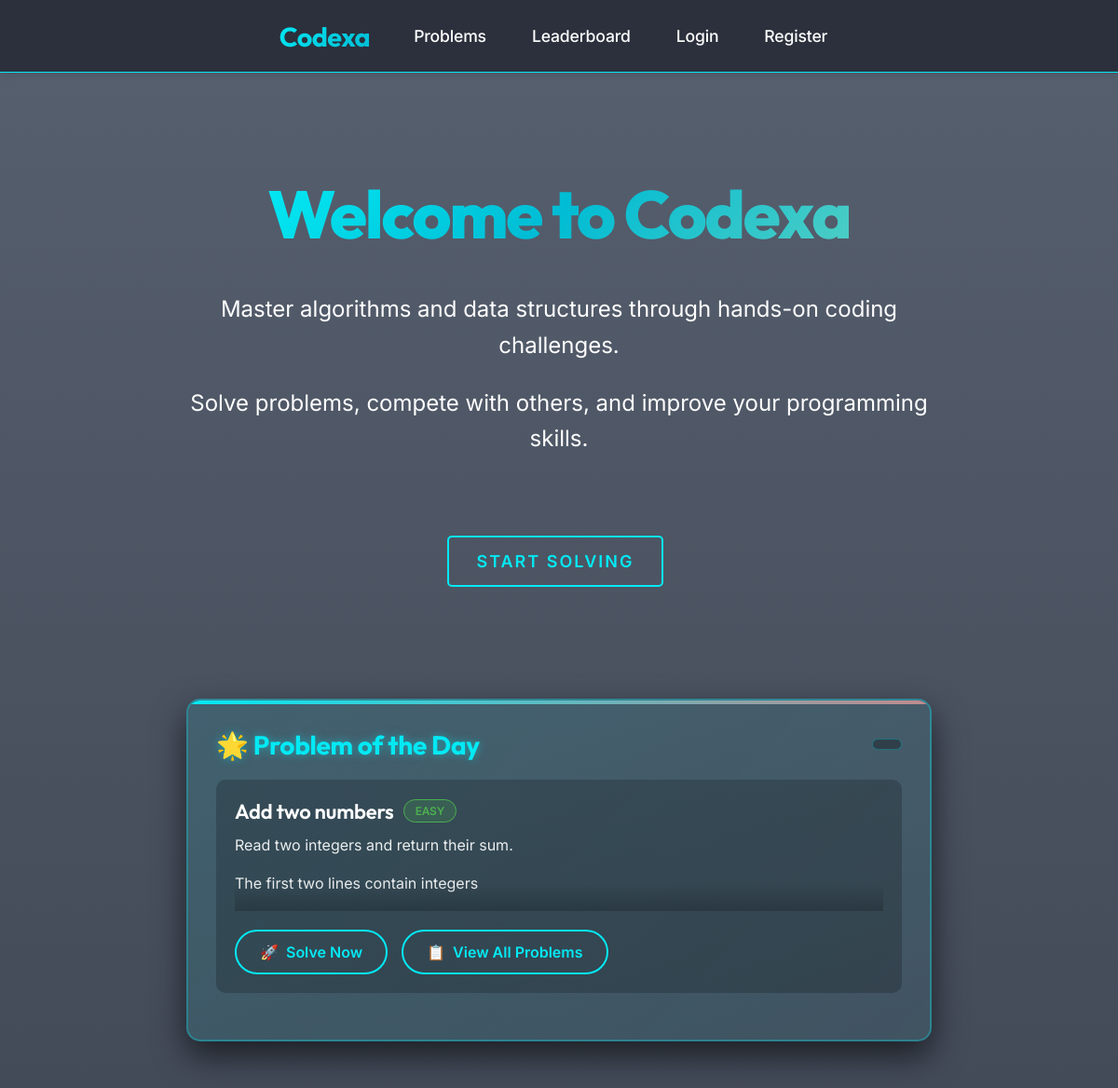
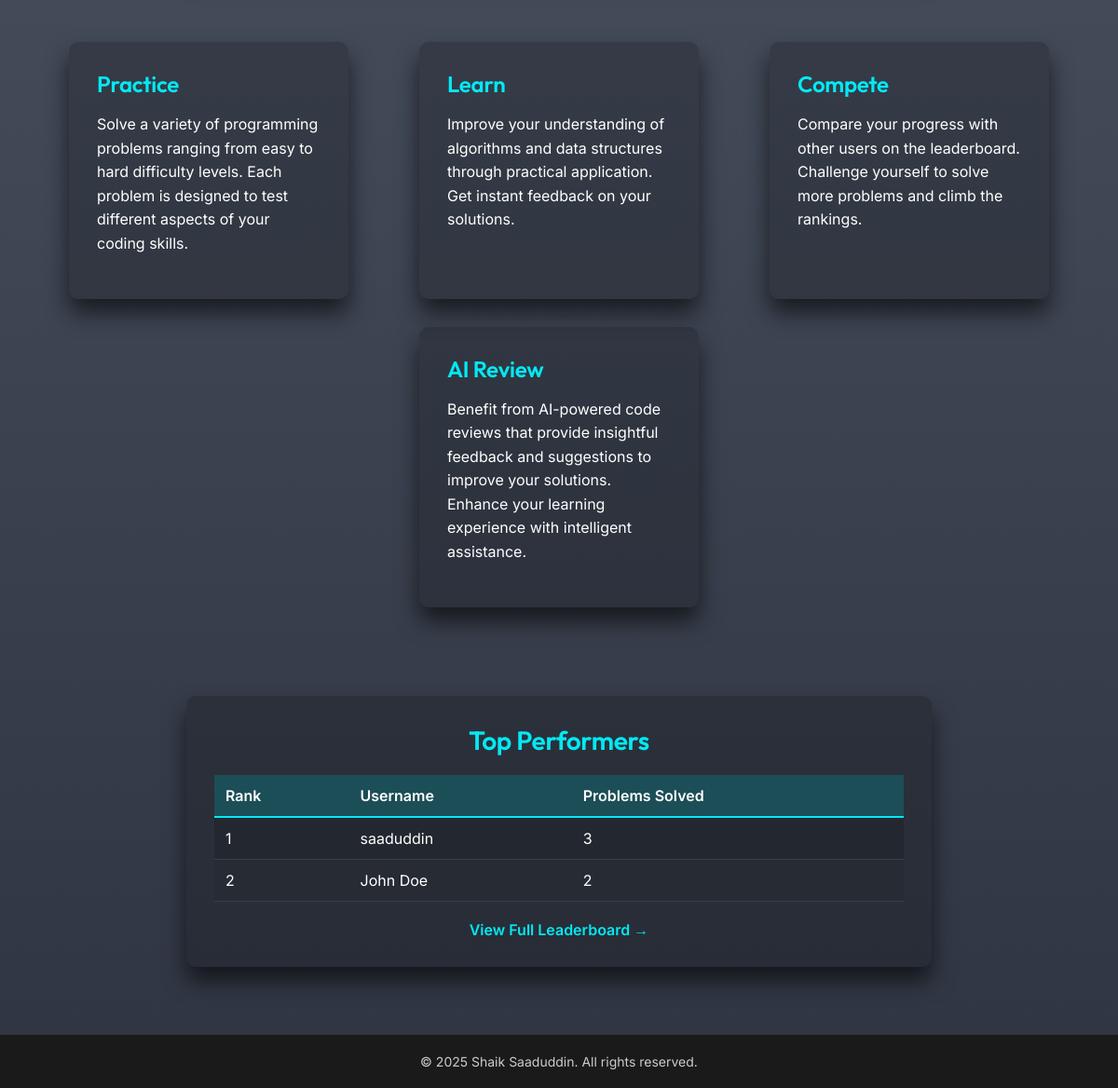
The app's page /problems/ with its own data (2 pictures, top to bottom).
### problems/models.py (models this page shows, shortened)
class Problem(models.Model):
    title = models.CharField(max_length=200)
    description = models.TextField()
    difficulty = models.CharField(max_length=50)
    sample_input = models.TextField(null=True, blank=True)
    sample_output = models.TextField(null=True, blank=True)

### problems/views.py (the view)
# urls.py: path('', views.home_page, name='home-page'),
def home_page(request):
    top_users = User.objects.annotate(
        solved_count=Count(
            'submissions__problem',
            filter=Q(submissions__is_correct=True),
            distinct=True
        )
    ).order_by('-solved_count')[:5]
    problem_of_the_day = get_problem_of_the_day()
    user_solved_potd = False
    if request.user.is_authenticated and problem_of_the_day:
        user_solved_potd = CodeSubmission.objects.filter(
            user=request.user,
            problem=problem_of_the_day,
            is_correct=True
        ).exists()
    return render(request, 'homepage.html', {
        'top_users': top_users,
        'problem_of_the_day': problem_of_the_day,
        'user_solved_potd': user_solved_potd
    })

### problems/views.py (called while the page is built)
def get_problem_of_the_day():
    problems = Problem.objects.all()
    if not problems.exists():
        return None
    today = date.today()
    seed = today.year * 10000 + today.month * 100 + today.day
    random.seed(seed)
    problem_index = random.randint(0, problems.count() - 1)
    return problems[problem_index]

### problems/templates/homepage.html (shortened to what this page needs)
{% extends "base.html" %}
{% load static %}
{% block extra_css %}
<link rel="stylesheet" href="{% static 'homepage.css' %}">
{% endblock %}
{% block content %}
<div class="hero-section">
    <h1 class="title">Welcome to Codexa</h1>
    <div class="subtitle">
        <p>Master algorithms and data structures through hands-on coding challenges.</p>
        <p>Solve problems, compete with others, and improve your programming skills.</p>
    </div>
    <a href="{% url 'problem-list' %}" class="btn">Start Solving</a>
</div>
<div class="problem-of-the-day">
    <div class="potd-header">
        <h2 class="potd-title">🌟 Problem of the Day</h2>
        <div class="potd-date">{{ "now"|date:"F j, Y" }}</div>
    </div>
    {% if problem_of_the_day %}
        <div class="potd-problem">
            <div class="potd-problem-title">
                {{ problem_of_the_day.title }}
                <span class="difficulty-badge difficulty-{{ problem_of_the_day.difficulty|lower }}">
                    {{ problem_of_the_day.difficulty }}
                </span>
            </div>
            <div class="potd-description">
                {{ problem_of_the_day.description|truncatewords:30|safe }}
            </div>
            <div class="potd-actions">
                {% if user_solved_potd %}
                    <div class="solved-indicator">
                        <span>✅</span>
                        <span>Already Solved!</span>
                    </div>
                    <a href="{% url 'problem-detail' problem_of_the_day.id %}" class="potd-btn solved">
                        <span>🔄</span>
                        Solve Again
                    </a>
                {% else %}
                    <a href="{% url 'problem-detail' problem_of_the_day.id %}" class="potd-btn">
                        <span>🚀</span>
                        Solve Now
                    </a>
                {% endif %}
                <a href="{% url 'problem-list' %}" class="potd-btn">
                    <span>📋</span>
                    View All Problems
                </a>
            </div>
        </div>
    {% else %}
        <div class="no-problem-message">
            <p>No problems available yet. Check back later!</p>
        </div>
    {% endif %}
</div>
<div class="features-section">
    <div class="feature-card">
        <h2 class="feature-title">Practice</h2>
        <p class="feature-description">
            Solve a variety of programming problems ranging from easy to hard difficulty levels.
            Each problem is designed to test different aspects of your coding skills.
        </p>
    </div>
    <div class="feature-card">
        <h2 class="feature-title">Learn</h2>
        <p class="feature-description">
            Improve your understanding of algorithms and data structures through practical application.
            Get instant feedback on your solutions.
        </p>
    </div>
    <div class="feature-card">
        <h2 class="feature-title">Compete</h2>
        <p class="feature-description">
            Compare your progress with other users on the leaderboard.
            Challenge yourself to solve more problems and climb the rankings.
        </p>
    </div>
    <div class="feature-card">
        <h2 class="feature-title">AI Review</h2>
        <p class="feature-description">
            Benefit from AI-powered code reviews that provide insightful feedback and suggestions to improve your solutions.
            Enhance your learning experience with intelligent assistance.
        </p>
    </div>
</div>
<div class="leaderboard-section">
    <h2 class="leaderboard-title">Top Performers</h2>
    <table class="leaderboard-table">
        <thead>
            <tr>
                <th>Rank</th>
                <th>Username</th>
                <th>Problems Solved</th>
            </tr>
        </thead>
        <tbody>
            {% for user in top_users %}
            <tr>
                <td>{{ forloop.counter }}</td>
                <td>{{ user.username }}</td>
                <td>{{ user.solved_count }}</td>
            </tr>
            {% empty %}
            <tr>
                <td colspan="3" style="text-align: center;">No users have solved any problems yet.</td>
            </tr>
            {% endfor %}
        </tbody>
    </table>
    <a href="{% url 'leaderboard' %}" class="view-all-btn">View Full Leaderboard →</a>
</div>
{% endblock %}

### static/base.css (style rules this page uses)
body { margin: 0; padding: 0; font-family: 'Segoe UI', Arial, Helvetica, sans-serif; background: #23272f; color: #fff; min-height: 100vh; }
a { color: #03e9f4; text-decoration: none; transition: color 0.2s; }
h1, h2, h3, h4, h5 { color: #fff; font-weight: 600; margin-top: 0; }
table { width: 100%; border-collapse: collapse; background: #23272f; color: #fff; }
th, td { padding: 12px 10px; border-bottom: 1px solid #444857; text-align: left; }
th { background: #23272f; font-weight: 700; }
tr:nth-child(even) { background: #262b34; }
button, .btn, .filter-button, .reset-button, .view-button, .back-button, .problem-button { background: #03e9f4; color: #23272f; border: none; border-radius: 6px; padding: 8px 18px; font-size: 1em; font-weight: 600; cursor: pointer; transition: background 0.2s, color 0.2s; margin-right: 8px; text-decoration: none; display: inline-block; }

### static/footer.css (style rules this page uses)
body { display: flex; flex-direction: column; min-height: 100vh; margin: 0; padding: 0; }
* { box-sizing: border-box; }
html { margin: 0; padding: 0; }

### records on screen
Problem: title "Add two numbers", difficulty "EASY", description "Read two integers and return their sum. The first two lines contain integers"

### other values on screen
{{ user.username }} "saaduddin"
{{ user.solved_count }} "3"
{{ user.username }} "John Doe"
{{ user.solved_count }} "2"
